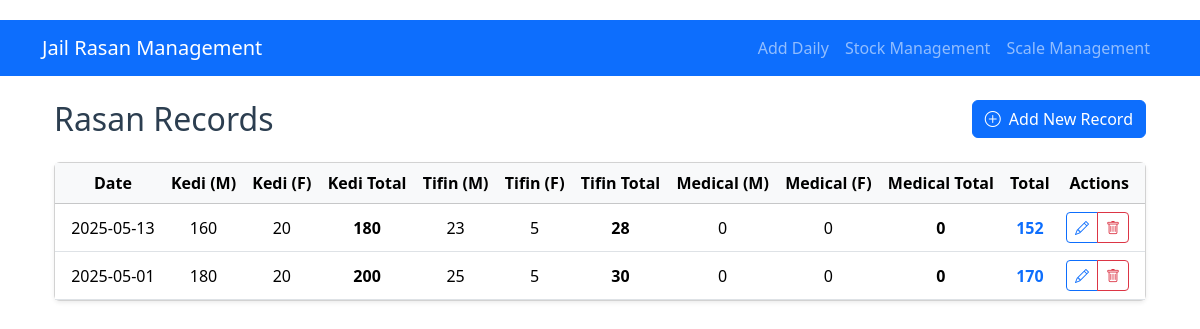
Before: / with the older database file.
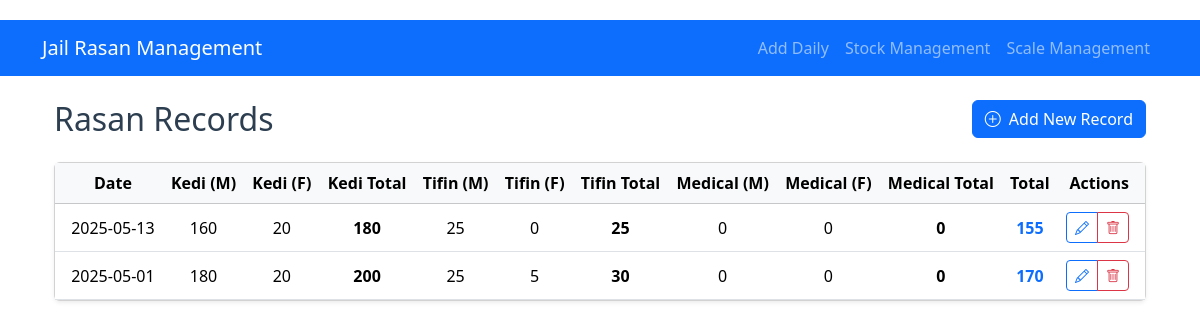
After: the same page with the newer database file.
### models.py (models this page shows, shortened)
class RasanRecord(db.Model):
    id = db.Column(db.Integer, primary_key=True)
    date = db.Column(db.Date, nullable=False, unique=True)
    kedi_m = db.Column(db.Integer, nullable=False, default=0)
    kedi_f = db.Column(db.Integer, nullable=False, default=0)
    tifin_m = db.Column(db.Integer, nullable=False, default=0)
    tifin_f = db.Column(db.Integer, nullable=False, default=0)
    medical_m = db.Column(db.Integer, nullable=False, default=0)
    medical_f = db.Column(db.Integer, nullable=False, default=0)
    def total(self):
        return (self.kedi_m + self.kedi_f) - (self.tifin_m + self.tifin_f) - (self.medical_m + self.medical_f)
    def kedi_total(self):
        return self.kedi_m + self.kedi_f
    def tifin_total(self):
        return self.tifin_m + self.tifin_f
    def medical_total(self):
        return self.medical_m + self.medical_f

### app.py (the view)
@app.route('/')
def index():
    records = RasanRecord.query.order_by(RasanRecord.date.desc()).all()
    return render_template('index.html', records=records)

### templates/index.html (shortened to what this page needs)
{% extends "base.html" %}
{% block content %}
<div class="container mt-4">
    <div class="d-flex justify-content-between align-items-center mb-4">
        <h2 class="mb-0">Rasan Records</h2>
        <a href="{{ url_for('add_record') }}" class="btn btn-primary">
            <i class="bi bi-plus-circle me-2"></i>Add New Record
        </a>
    </div>
    <div class="card shadow-sm">
        <div class="card-body p-0">
            <div class="table-responsive">
                <table class="table table-hover align-middle mb-0">
                    <thead class="table-light">
                        <tr>
                            <th class="ps-3">Date</th>
                            <th>Kedi (M)</th>
                            <th>Kedi (F)</th>
                            <th>Kedi Total</th>
                            <th>Tifin (M)</th>
                            <th>Tifin (F)</th>
                            <th>Tifin Total</th>
                            <th>Medical (M)</th>
                            <th>Medical (F)</th>
                            <th>Medical Total</th>
                            <th>Total</th>
                            <th class="text-end pe-3">Actions</th>
                        </tr>
                    </thead>
                    <tbody>
                        {% for record in records %}
                        <tr>
                            <td class="ps-3">{{ record.date.strftime('%Y-%m-%d') }}</td>
                            <td>{{ record.kedi_m }}</td>
                            <td>{{ record.kedi_f }}</td>
                            <td class="fw-bold">{{ record.kedi_total() }}</td>
                            <td>{{ record.tifin_m }}</td>
                            <td>{{ record.tifin_f }}</td>
                            <td class="fw-bold">{{ record.tifin_total() }}</td>
                            <td>{{ record.medical_m }}</td>
                            <td>{{ record.medical_f }}</td>
                            <td class="fw-bold">{{ record.medical_total() }}</td>
                            <td class="fw-bold text-primary">{{ record.total() }}</td>
                            <td class="text-end pe-3">
                                <div class="btn-group" role="group">
                                    <a href="{{ url_for('edit_record', id=record.id) }}"
                                       class="btn btn-sm btn-outline-primary"
                                       data-bs-toggle="tooltip" title="Edit">
                                        <i class="bi bi-pencil"></i>
                                    </a>
                                    <a href="{{ url_for('delete_record', id=record.id) }}"
                                       class="btn btn-sm btn-outline-danger"
                                       data-bs-toggle="tooltip" title="Delete"
                                       onclick="return confirm('Are you sure you want to delete this record?')">
                                        <i class="bi bi-trash"></i>
                                    </a>
                                </div>
                            </td>
                        </tr>
                        {% else %}
                        <tr>
                            <td colspan="12" class="text-center py-4 text-muted">
                                No records found
                            </td>
                        </tr>
                        {% endfor %}
                    </tbody>
                </table>
            </div>
        </div>
    </div>
</div>
{% endblock %}

### templates/base.html (shortened to what this page needs)
<!DOCTYPE html>
<html lang="en">
<head>
    {% block styles %}
      <link href="https://cdn.jsdelivr.net/npm/bootstrap@5.3.6/dist/css/bootstrap.min.css" rel="stylesheet">
 <link rel="stylesheet" href="https://cdn.jsdelivr.net/npm/bootstrap-icons@1.13.1/font/bootstrap-icons.min.css">
    <link rel="stylesheet" href="{{ url_for('static', filename='style.css') }}">
    {% endblock %}
</head>
<body>
  <nav class="navbar navbar-expand-lg navbar-dark bg-primary">
    <div class="container">
        <a class="navbar-brand" href="{{ url_for('index') }}">Jail Rasan Management</a>
        <div class="collapse navbar-collapse" id="navbarNav">
            <ul class="navbar-nav ms-auto">
                <li class="nav-item">
                    <a class="nav-link" href="{{ url_for('add_record') }}">Add Daily</a>
                </li>
                <li class="nav-item">
                    <a class="nav-link" href="{{ url_for('stock_list') }}">Stock Management</a>
                </li>
                <li class="nav-item">
                    <a class="nav-link" href="{{ url_for('scale_list') }}">Scale Management</a>
                </li>
            </ul>
        </div>
    </div>
</nav>
<div class="container mt-4">
    {% block content %}{% endblock %}
</div>
</body>
</html>

### static/style.css (style rules this page uses)
body { padding-top: 20px; padding-bottom: 20px; }
.table th, .table td { vertical-align: middle; text-align: center; }
h2, h4 { color: #2c3e50; }

Changed rows visible on the page:
changed RasanRecord (number 1 of 2 on the later page): tifin_m "23" → "25"; tifin_f "5" → "0"; tifin_total "28" → "25"; total "152" → "155"
